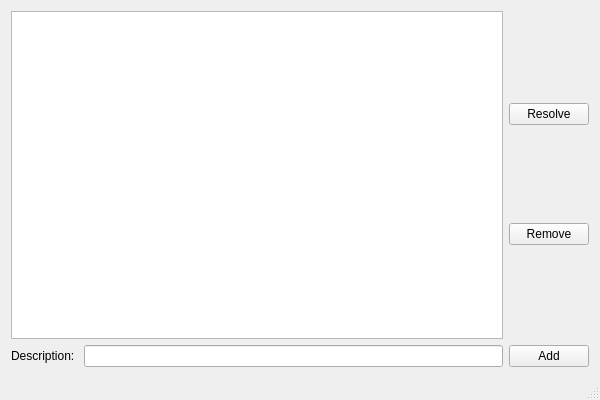
<?xml version="1.0" encoding="UTF-8"?>
<ui version="4.0">
 <class>GUIClass</class>
 <widget class="QMainWindow" name="GUIClass">
  <property name="geometry">
   <rect>
    <x>0</x>
    <y>0</y>
    <width>600</width>
    <height>400</height>
   </rect>
  </property>
  <property name="windowTitle">
   <string>GUI</string>
  </property>
  <widget class="QWidget" name="centralWidget">
   <layout class="QVBoxLayout" name="verticalLayout">
    <item>
     <layout class="QHBoxLayout" name="issuesHorizontalLayout">
      <item>
       <widget class="QListWidget" name="issuesListWidget"/>
      </item>
      <item>
       <layout class="QVBoxLayout" name="selectedVerticalLayout">
        <item>
         <widget class="QPushButton" name="resolvePushButton">
          <property name="text">
           <string>Resolve</string>
          </property>
         </widget>
        </item>
        <item>
         <widget class="QPushButton" name="removePushButton">
          <property name="text">
           <string>Remove</string>
          </property>
         </widget>
        </item>
       </layout>
      </item>
     </layout>
    </item>
    <item>
     <layout class="QHBoxLayout" name="addHorizontalLayout">
      <item>
       <widget class="QLabel" name="descriptionLabel">
        <property name="text">
         <string>Description: </string>
        </property>
       </widget>
      </item>
      <item>
       <widget class="QLineEdit" name="descriptionLineEdit">
        <property name="clearButtonEnabled">
         <bool>false</bool>
        </property>
       </widget>
      </item>
      <item>
       <widget class="QPushButton" name="addPushButton">
        <property name="text">
         <string>Add</string>
        </property>
       </widget>
      </item>
     </layout>
    </item>
   </layout>
  </widget>
  <widget class="QStatusBar" name="statusBar"/>
 </widget>
 <layoutdefault spacing="6" margin="11"/>
 <resources>
  <include location="GUI.qrc"/>
 </resources>
 <connections/>
</ui>
